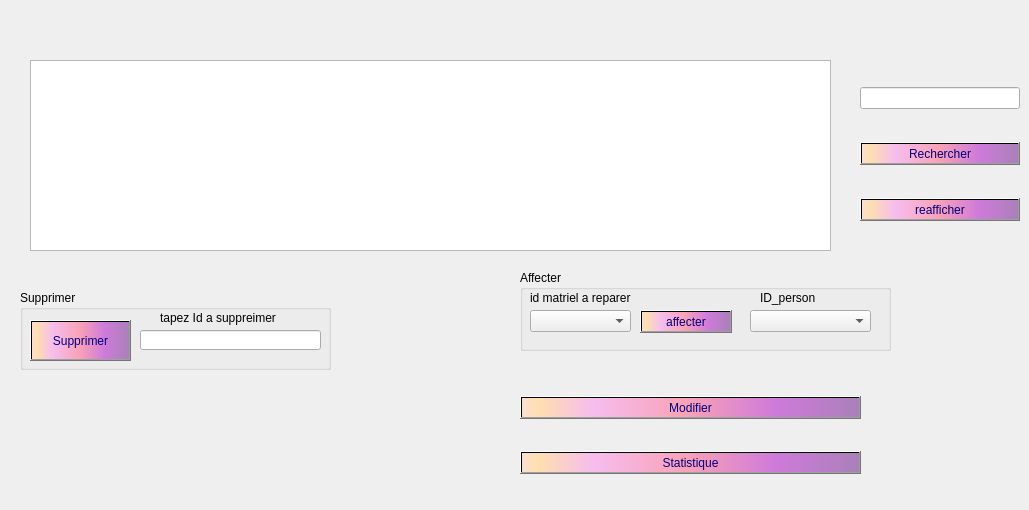
          <widget class="QWidget" name="tab_14">
           <attribute name="title">
            <string>Consulter matériel </string>
           </attribute>
           <widget class="QTableView" name="tab_mat">
            <property name="geometry">
             <rect>
              <x>30</x>
              <y>60</y>
              <width>801</width>
              <height>191</height>
             </rect>
            </property>
            <property name="styleSheet">
             <string notr="true">
</string>
            </property>
           </widget>
           <widget class="QWidget" name="verticalLayoutWidget">
            <property name="geometry">
             <rect>
              <x>520</x>
              <y>370</y>
              <width>341</width>
              <height>131</height>
             </rect>
            </property>
            <layout class="QVBoxLayout" name="verticalLayout">
             <item>
              <widget class="QPushButton" name="modifier">
               <property name="styleSheet">
                <string notr="true">background-color: qlineargradient(spread:pad, x1:1, y1:0, x2:1, y2:0, stop:0.919598 rgba(255, 0, 111, 255), stop:0.98 rgba(0, 0, 0, 255), stop:1 rgba(235, 148, 61, 255));
color: rgb(0, 0, 127);
background-color: qlineargradient(spread:pad, x1:0, y1:0, x2:1, y2:0, stop:0.0100503 rgba(252, 222, 204, 255), stop:0.0502513 rgba(254, 223, 175, 255), stop:0.211055 rgba(246, 189, 237, 255), stop:0.487437 rgba(249, 162, 183, 255), stop:0.753769 rgba(206, 122, 218, 255), stop:1 rgba(170, 128, 185, 255));</string>
               </property>
               <property name="text">
                <string>Modifier</string>
               </property>
               <property name="icon">
                <iconset resource="img.qrc">
                 <normaloff>:/modifier.png</normaloff>:/modifier.png</iconset>
               </property>
              </widget>
             </item>
             <item>
              <widget class="QPushButton" name="stat">
               <property name="styleSheet">
                <string notr="true">background-color: qlineargradient(spread:pad, x1:1, y1:0, x2:1, y2:0, stop:0.919598 rgba(255, 0, 111, 255), stop:0.98 rgba(0, 0, 0, 255), stop:1 rgba(235, 148, 61, 255));
color: rgb(0, 0, 127);
background-color: qlineargradient(spread:pad, x1:0, y1:0, x2:1, y2:0, stop:0.0100503 rgba(252, 222, 204, 255), stop:0.0502513 rgba(254, 223, 175, 255), stop:0.211055 rgba(246, 189, 237, 255), stop:0.487437 rgba(249, 162, 183, 255), stop:0.753769 rgba(206, 122, 218, 255), stop:1 rgba(170, 128, 185, 255));</string>
               </property>
               <property name="text">
                <string>Statistique</string>
               </property>
               <property name="icon">
                <iconset resource="img.qrc">
                 <normaloff>:/statistique.png</normaloff>:/statistique.png</iconset>
               </property>
               <property name="iconSize">
                <size>
                 <width>30</width>
                 <height>20</height>
                </size>
               </property>
              </widget>
             </item>
            </layout>
           </widget>
           <widget class="QWidget" name="verticalLayoutWidget_3">
            <property name="geometry">
             <rect>
              <x>860</x>
              <y>60</y>
              <width>160</width>
              <height>191</height>
             </rect>
            </property>
            <layout class="QVBoxLayout" name="verticalLayout_4">
             <item>
              <widget class="QLineEdit" name="rech"/>
             </item>
             <item>
              <widget class="QPushButton" name="recherche">
               <property name="styleSheet">
                <string notr="true">background-color: qlineargradient(spread:pad, x1:1, y1:0, x2:1, y2:0, stop:0.919598 rgba(255, 0, 111, 255), stop:0.98 rgba(0, 0, 0, 255), stop:1 rgba(235, 148, 61, 255));
color: rgb(0, 0, 127);
background-color: qlineargradient(spread:pad, x1:0, y1:0, x2:1, y2:0, stop:0.0100503 rgba(252, 222, 204, 255), stop:0.0502513 rgba(254, 223, 175, 255), stop:0.211055 rgba(246, 189, 237, 255), stop:0.487437 rgba(249, 162, 183, 255), stop:0.753769 rgba(206, 122, 218, 255), stop:1 rgba(170, 128, 185, 255));</string>
               </property>
               <property name="text">
                <string>Rechercher</string>
               </property>
               <property name="icon">
                <iconset resource="img.qrc">
                 <normaloff>:/rechercher.png</normaloff>:/rechercher.png</iconset>
               </property>
               <property name="iconSize">
                <size>
                 <width>50</width>
                 <height>30</height>
                </size>
               </property>
              </widget>
             </item>
             <item>
              <widget class="QPushButton" name="reaficher">
               <property name="styleSheet">
                <string notr="true">background-color: qlineargradient(spread:pad, x1:1, y1:0, x2:1, y2:0, stop:0.919598 rgba(255, 0, 111, 255), stop:0.98 rgba(0, 0, 0, 255), stop:1 rgba(235, 148, 61, 255));
color: rgb(0, 0, 127);
background-color: qlineargradient(spread:pad, x1:0, y1:0, x2:1, y2:0, stop:0.0100503 rgba(252, 222, 204, 255), stop:0.0502513 rgba(254, 223, 175, 255), stop:0.211055 rgba(246, 189, 237, 255), stop:0.487437 rgba(249, 162, 183, 255), stop:0.753769 rgba(206, 122, 218, 255), stop:1 rgba(170, 128, 185, 255));</string>
               </property>
               <property name="text">
                <string>reafficher</string>
               </property>
               <property name="icon">
                <iconset resource="img.qrc">
                 <normaloff>:/reafficher.png</normaloff>:/reafficher.png</iconset>
               </property>
               <property name="iconSize">
                <size>
                 <width>20</width>
                 <height>30</height>
                </size>
               </property>
              </widget>
             </item>
            </layout>
           </widget>
           <widget class="QGroupBox" name="groupBox_3">
            <property name="geometry">
             <rect>
              <x>520</x>
              <y>270</y>
              <width>371</width>
              <height>81</height>
             </rect>
            </property>
            <property name="title">
             <string>Affecter</string>
            </property>
            <widget class="QPushButton" name="pushButton_4">
             <property name="geometry">
              <rect>
               <x>120</x>
               <y>40</y>
               <width>92</width>
               <height>23</height>
              </rect>
             </property>
             <property name="styleSheet">
              <string notr="true">background-color: qlineargradient(spread:pad, x1:1, y1:0, x2:1, y2:0, stop:0.919598 rgba(255, 0, 111, 255), stop:0.98 rgba(0, 0, 0, 255), stop:1 rgba(235, 148, 61, 255));
color: rgb(0, 0, 127);
background-color: qlineargradient(spread:pad, x1:0, y1:0, x2:1, y2:0, stop:0.0100503 rgba(252, 222, 204, 255), stop:0.0502513 rgba(254, 223, 175, 255), stop:0.211055 rgba(246, 189, 237, 255), stop:0.487437 rgba(249, 162, 183, 255), stop:0.753769 rgba(206, 122, 218, 255), stop:1 rgba(170, 128, 185, 255));</string>
             </property>
             <property name="text">
              <string>affecter</string>
             </property>
             <property name="icon">
              <iconset resource="img.qrc">
               <normaloff>:/affecter.png</normaloff>:/affecter.png</iconset>
             </property>
            </widget>
            <widget class="QComboBox" name="id_combo">
             <property name="geometry">
              <rect>
               <x>10</x>
               <y>40</y>
               <width>101</width>
               <height>22</height>
              </rect>
             </property>
            </widget>
            <widget class="QComboBox" name="combo_person">
             <property name="geometry">
              <rect>
               <x>230</x>
               <y>40</y>
               <width>121</width>
               <height>22</height>
              </rect>
             </property>
            </widget>
            <widget class="QLabel" name="label_53">
             <property name="geometry">
              <rect>
               <x>10</x>
               <y>20</y>
               <width>131</width>
               <height>16</height>
              </rect>
             </property>
             <property name="text">
              <string>id matriel a reparer </string>
             </property>
            </widget>
            <widget class="QLabel" name="label_54">
             <property name="geometry">
              <rect>
               <x>240</x>
               <y>20</y>
               <width>111</width>
               <height>16</height>
              </rect>
             </property>
             <property name="text">
              <string>ID_person</string>
             </property>
            </widget>
           </widget>
           <widget class="QGroupBox" name="groupBox_6">
            <property name="geometry">
             <rect>
              <x>20</x>
              <y>290</y>
              <width>311</width>
              <height>80</height>
             </rect>
            </property>
            <property name="title">
             <string>Supprimer</string>
            </property>
            <widget class="QPushButton" name="supp_2">
             <property name="geometry">
              <rect>
               <x>10</x>
               <y>30</y>
               <width>101</width>
               <height>41</height>
              </rect>
             </property>
             <property name="styleSheet">
              <string notr="true">background-color: qlineargradient(spread:pad, x1:1, y1:0, x2:1, y2:0, stop:0.919598 rgba(255, 0, 111, 255), stop:0.98 rgba(0, 0, 0, 255), stop:1 rgba(235, 148, 61, 255));
color: rgb(0, 0, 127);
background-color: qlineargradient(spread:pad, x1:0, y1:0, x2:1, y2:0, stop:0.0100503 rgba(252, 222, 204, 255), stop:0.0502513 rgba(254, 223, 175, 255), stop:0.211055 rgba(246, 189, 237, 255), stop:0.487437 rgba(249, 162, 183, 255), stop:0.753769 rgba(206, 122, 218, 255), stop:1 rgba(170, 128, 185, 255));</string>
             </property>
             <property name="text">
              <string>Supprimer</string>
             </property>
             <property name="icon">
              <iconset resource="img.qrc">
               <normaloff>:/supprimer.png</normaloff>:/supprimer.png</iconset>
             </property>
             <property name="iconSize">
              <size>
               <width>30</width>
               <height>30</height>
              </size>
             </property>
            </widget>
            <widget class="QLineEdit" name="id_supp">
             <property name="geometry">
              <rect>
               <x>120</x>
               <y>40</y>
               <width>181</width>
               <height>20</height>
              </rect>
             </property>
            </widget>
            <widget class="QLabel" name="label_52">
             <property name="geometry">
              <rect>
               <x>140</x>
               <y>20</y>
               <width>129</width>
               <height>16</height>
              </rect>
             </property>
             <property name="font">
              <font>
               <stylestrategy>PreferDefault</stylestrategy>
              </font>
             </property>
             <property name="layoutDirection">
              <enum>Qt::LeftToRight</enum>
             </property>
             <property name="text">
              <string>tapez Id a suppreimer</string>
             </property>
            </widget>
           </widget>
          </widget>
